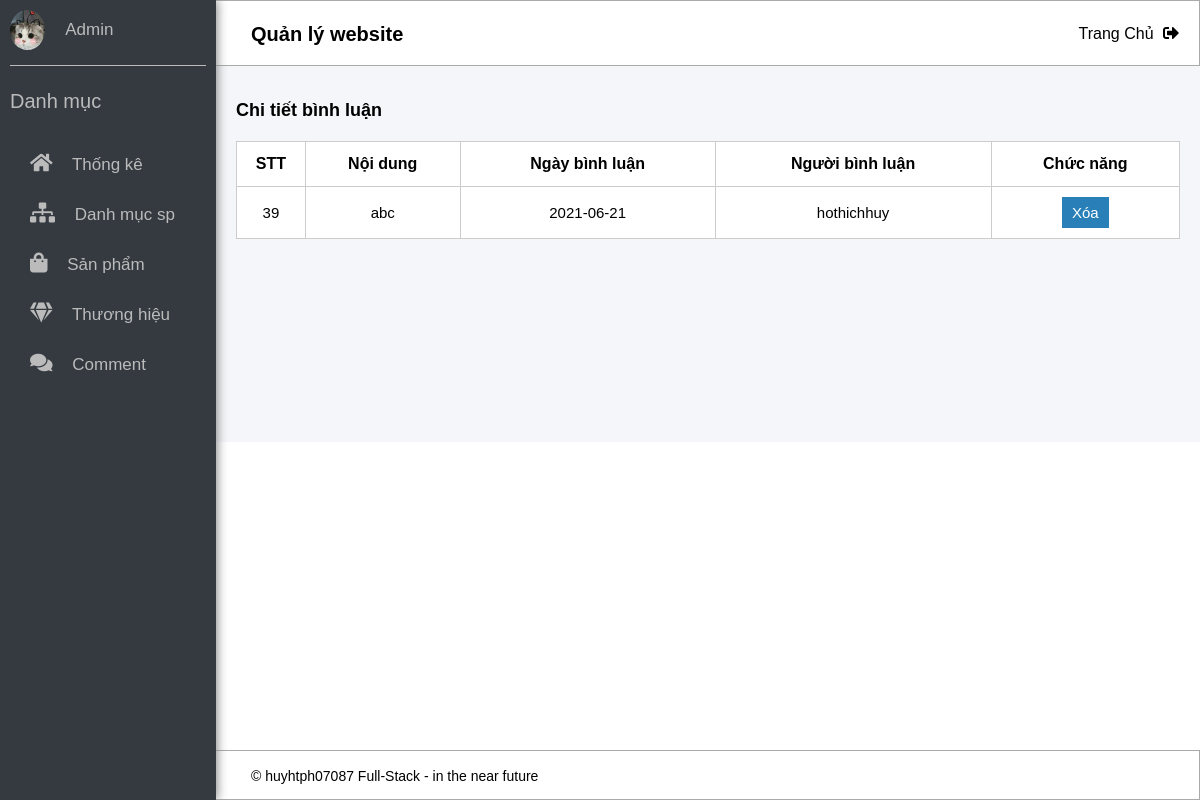
Page /seller/comment/detail_cmt.php?id_bl=39 on the committed database.
### tables this page shows
CREATE TABLE `binh_luan` (
  `id_bl` int(11) NOT NULL,
  `id_user` int(11) NOT NULL,
  `id_sp` int(11) NOT NULL,
  `noi_dung` varchar(255) NOT NULL,
  `thoi_gian` date NOT NULL
);

CREATE TABLE `user` (
  `id_user` int(11) NOT NULL,
  `account` varchar(40) NOT NULL,
  `passwd` varchar(100) NOT NULL,
  `name` varchar(40) NOT NULL,
  `email` varchar(40) NOT NULL,
  `avatar` text NOT NULL,
  `roles` int(11) NOT NULL
);

### libs/libs.php (called while the page is built, shortened)
<?php
function pdo_connect()
{
    $host = 'localhost';
    $user = 'root';
    $pass = '';
    $dbName = 'shoppings';
    try {
        $conn = new PDO("mysql:host=$host;dbname=$dbName", $user, $pass);
        $conn->setAttribute(PDO::ATTR_ERRMODE, PDO::ERRMODE_EXCEPTION);
    } catch (PDOException $e) {
        die('Kết nối thất bại' . $e->getMessage());
    }
    return $conn;
}
function detail_cmt($sql, $id, $id_sp)
{
    $conn = pdo_connect();
    $stmt = $conn->prepare($sql);
    $stmt->execute();
    $stmt->setFetchMode(PDO::FETCH_ASSOC);
    return $stmt->fetchAll();
}
?>

### seller/comment/detail_cmt.php (the view, shortened to what this page needs)
<?php
    require_once '../../libs/libs.php';
    $id = intval($_GET['id_bl']);
    $id_sp = intval($_GET['id_sp']);
    $sql = "SELECT u.name, bl.noi_dung, bl.thoi_gian, bl.id_bl, bl.id_sp FROM binh_luan AS bl
    INNER JOIN user AS u ON bl.id_user = u.id_user WHERE bl.id_bl = '$id' || bl.id_sp = '$id_sp'";
    $detailCmt = detail_cmt($sql, $id, $id_sp);
?>
        <?php require_once '../nav_left-part.php'?>
            <div class="wrapper__content">
                <div class="content_header">
                    <h1 class="content__header-name">Quản lý website</h1>
                    <a href="/PHP1/assignment/index.php" class="content__link-logout">
                        Trang Chủ
                        <i class="fas fa-sign-out-alt"></i>
                    </a>
                </div>
                <div class="content__box">
                    <div class="content__box-product ">
                        <h3 class="content__box-header">Chi tiết bình luận</h3>
                        <table class="content__box-product-table">
                            <tr>
                                <th>STT</th>
                                <th>Nội dung</th>
                                <th>Ngày bình luận</th>
                                <th>Người bình luận</th>
                                <th>Chức năng</th>
                            </tr>
                            <?php
                                foreach($detailCmt as $cmt){
                                    $deleteCmt = 'delete_cmt.php?id_bl=' . $cmt['id_bl'] . '&id_sp=' . $id_sp;
                                    ?>
                                        <tr>
                                            <td><?php echo $cmt['id_bl'] ?></td>
                                            <td><?php echo $cmt['noi_dung'] ?></td>
                                            <td><?php echo $cmt['thoi_gian'] ?></td>
                                            <td><?php echo $cmt['name'] ?></td>
                                            <td class="td-function">
                                                <a onclick="return del('<?php echo $cmt['noi_dung']; ?>')" href="<?php echo $deleteCmt ?>" class="link-function btn-repair">Xóa</a>
                                            </td>
                                         </tr>
                                    <?php
                                }
                            ?>
                        </table>
                    </div>
                </div>
                <div class="content__footer">
                    <span class="content__footer-txt">&copy; huyhtph07087 Full-Stack - in the near future</span>
                </div>
           </div>
        </div>
    </div>
</body>
</html>

### css/base.css (style rules this page uses)
:root { --main-color: #E5101D; --while-color: #fff; --black-color: #000; --out-color: #BC000B; --login-color: #EFC2C4; --orange-color: #F7941D; --bgr-color: #F5F5F5; --detail-color: #eee; --ddd-color: #ddd; --bbb-color: #bbb; --footer-color: #232F3E; }
* { padding: 0; margin: 0; box-sizing: inherit; }
html { font-size: 62.5%; font-family: arial, sans-serif; box-sizing: border-box; }

### css/setting.css (style rules this page uses)
.wrapper__content { width: 82%; }
.wrapper__content { width: 100%; height: auto; background-color: #F4F6F9; padding-left: 18%; }
.content_header { position: fixed; top: 0; left: 0; right: 0; margin-left: 21rem; display: flex; background-color: var(--while-color); height: 6.6rem; border: 0.01rem solid #aaa; padding: 0 2rem 0 4rem; line-height: 6.6rem; justify-content: space-between; }
.content__link-logout { text-decoration: none; color: var(--black-color); font-size: 1.6rem; }
.content__link-logout > i { margin-left: 0.5rem; }
.content__box { width: 100%; height: 100%; padding: 3rem 2rem 0 2rem; background-color: #F4F6F9; }
.content__box-product { padding: 7rem 0 20.3rem 0; height: 100%; }
.content__box-header { font-size: 1.8rem; margin-bottom: 2rem; }
.content__box-product-table { width: 100%; background-color: var(--while-color); margin-top: 2rem; }
.content__box-product-table, th, td { border: 1px solid #ccc; border-collapse: collapse; text-align: center; }
.content__box-product-table tr { padding: 0.3rem 0; height: 4rem; }
.content__box-product-table th { height: 4.5rem; font-size: 1.6rem; font-weight: 550; }
.content__box-product-table td { font-size: 1.5rem; }
.td-function a { display: inline-block; margin: 1rem 0; text-decoration: none; }
.link-function { outline: none; border: none; padding: 0.7rem 1rem; background-color: #2980b9; color: var(--while-color); cursor: pointer; }
.content__footer { position: fixed; bottom:0; right:0; left: 0; height: 5rem; line-height: 5rem; border: 0.02rem solid #aaa; background-color: var(--while-color); margin-left: 21rem; }
.content__footer-txt { font-size: 1.4rem; padding-left: 4rem; }

### rows in the picture
binh_luan: id_bl "39", noi_dung "abc", thoi_gian "2021-06-21", id_user.name "hothichhuy"
